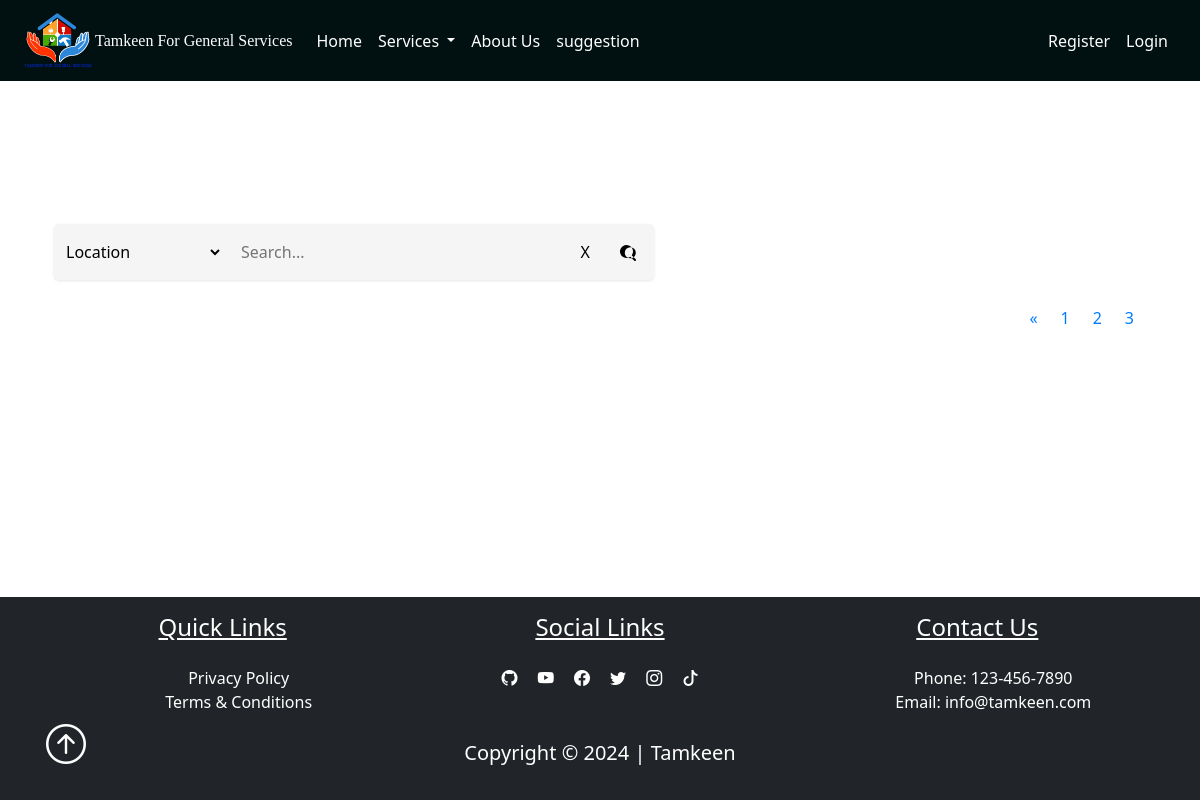
Page /movingFur?page=4 on the earlier database version.
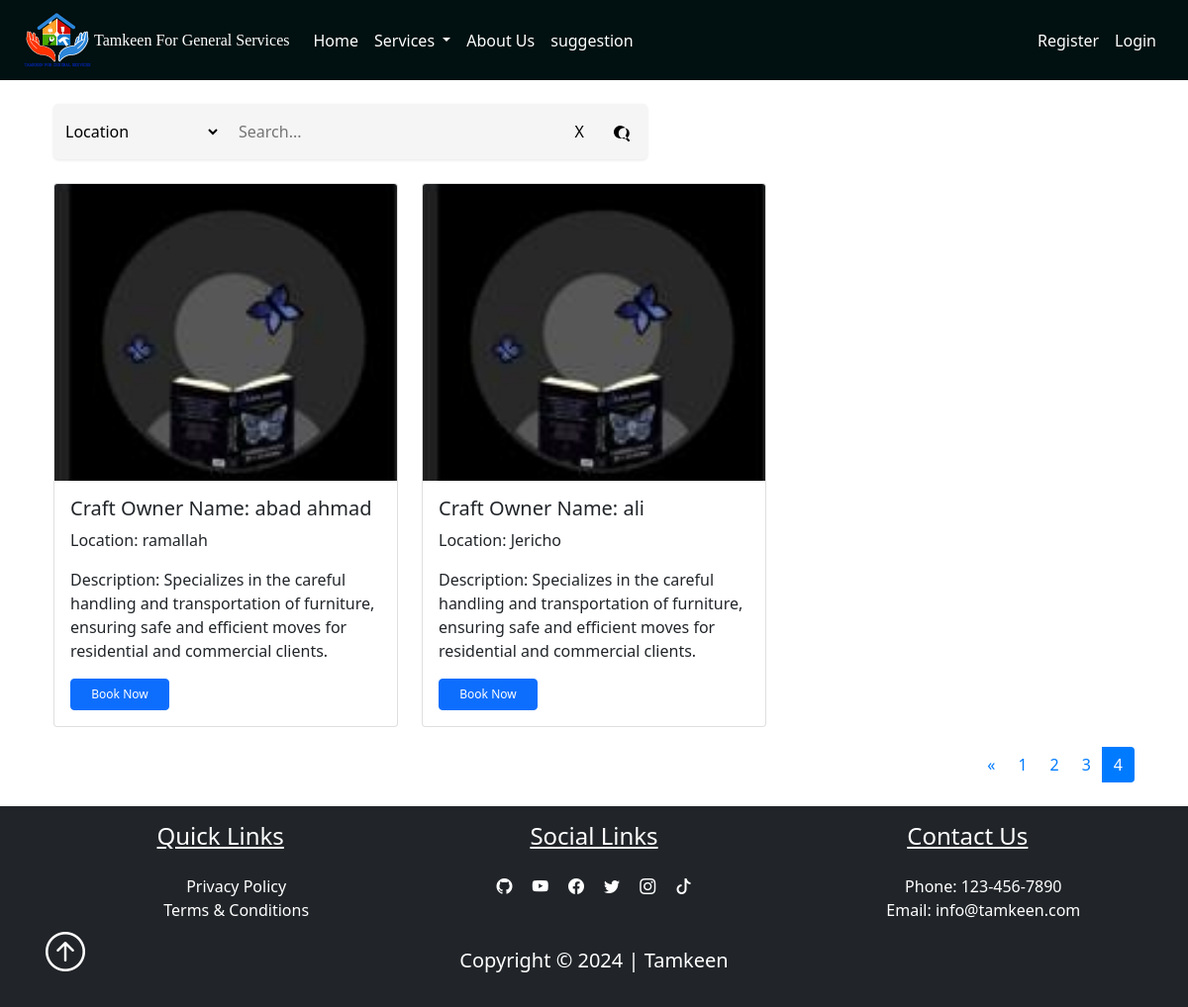
Same page on the later database version.
### pythonic/models.py (models this page shows, shortened)
class User(db.Model, UserMixin):
    id = db.Column(db.Integer, primary_key=True)
    username = db.Column(db.String(25), unique=True, nullable=False)
    email = db.Column(db.String(125), unique=True, nullable=False)
    image_file = db.Column(db.String(20), nullable=False, default="prf.jpg")
    password = db.Column(db.String(60), nullable=False)
    address = db.Column(db.String(25), nullable=False)
    contactNumber = db.Column(db.String(10), nullable=False)
    user_type = db.Column(db.String(20), nullable=False)
    service_type = db.Column(db.String(20), nullable=True)
    description = db.Column(db.Text, nullable=True)
    service_id = db.Column(db.Integer, db.ForeignKey("service.id"), nullable=True)
    availability = db.relationship('Availability', uselist=False, backref='owner', lazy=True)
    works = db.relationship("Work", backref="maker", lazy=True)
    ratings = db.relationship('Rating', foreign_keys='Rating.craft_owner_id', backref='craft_owner', lazy=True)
    average_rating = db.Column(db.Float, nullable=True)

### pythonic/routes.py (the view)
@app.route('/movingFur')
def movingFur():
    page = request.args.get('page', 1, type=int)
    per_page = 6
    users, total_users, total_pages = get_movingFur_users_from_database(page, per_page)
    next_url = url_for('movingFur', page=page + 1) if page < total_pages else None
    prev_url = url_for('movingFur', page=page - 1) if page > 1 else None
    pages = range(1, total_pages + 1)
    return render_template('movingFur.html', movingFur_users=users, next_url=next_url, prev_url=prev_url, pages=pages, current_page=page)

### instance/helper.py (called while the page is built)
def get_movingFur_users_from_database(page, per_page):
    movingFur_pagination = User.query.filter_by(service_type='Moving Furniture').paginate(page=page, per_page=per_page, error_out=False)
    total_users = movingFur_pagination.total
    total_pages = movingFur_pagination.pages
    return movingFur_pagination.items, total_users, total_pages

### pythonic/templates/movingFur.html (shortened to what this page needs)
<!DOCTYPE html>
<html lang="en">
<head>
    <link href="{{ url_for('static', filename='css/bootstrap.min.css') }}" rel="stylesheet">
</head>
<body>
    {% extends "layout.html" %}
    {% block content %}
    <br>
    <div class="container">
        <div class="search-container">
            <select id="filterSelect">
                <option value="location">Location</option>
            </select>
            <input type="text" id="searchInput" placeholder="Search...">
            <button id="clearButton">X</button>
            <button id="searchButton">
            </button>
        </div>
        <br>
        <div class="row row-cols-1 row-cols-md-3 g-4" id="cardContainer">
            {% for user in movingFur_users %}
            <div class="col">
                <div class="card">
                    <img src="{{ url_for('static', filename=user.image_file) }}" class="card-img-top" alt="MovingFur image">
                    <div class="card-body">
                        <h5 class="card-title">Craft Owner Name: {{ user.username }}</h5>
                        <p class="card-text">Location: {{ user.address }}</p>
                        <p class="card-text">Description: {{ user.description }}</p>
                        <a href="/appointments?craft_owner={{ user.username }}&service_type={{ user.service_type }}" class="btn btn-primary" style="font-size: 12px; width: 100px;">Book Now</a>
                    </div>
                </div>
            </div>
            {% endfor %}
        </div>
        <div class="pagination-container">
            <nav aria-label="Page navigation">
                <ul class="pagination">
                    {% if prev_url %}
                    <li class="page-item">
                        <a class="page-link" href="{{ prev_url }}" aria-label="Previous">
                            <span aria-hidden="true">&laquo;</span>
                        </a>
                    </li>
                    {% endif %}
                    {% for page in pages %}
                    <li class="page-item {% if page == current_page %}active{% endif %}">
                        <a class="page-link" href="{{ url_for('movingFur', page=page) }}">{{ page }}</a>
                    </li>
                    {% endfor %}
                </ul>
        </nav>
    </div>
</div>
<br>
{% endblock %}

### pythonic/templates/layout.html (shortened to what this page needs)
<!DOCTYPE html>
<html lang="en">
<head>
    <link rel="stylesheet" href="https://cdn.jsdelivr.net/npm/sweetalert2@11/dist/sweetalert2.min.css">
    <link href="https://cdn.jsdelivr.net/npm/bootstrap@5.1.3/dist/css/bootstrap.min.css" rel="stylesheet"
>
    <link rel="stylesheet" href="https://cdn.jsdelivr.net/npm/bootstrap-icons@1.8.1/font/bootstrap-icons.css">
    <link rel="stylesheet" type="text/css" href="{{url_for('static', filename='main.css')}}">
</head>
<body class="d-flex flex-column min-vh-100">
    <nav class="navbar navbar-expand-lg navbar custom border-body" data-bs-theme="dark">
        <div class="container-fluid">
            <a class="navbar-brand" href="{{ url_for('home') }}">
                <img class="img-fluid w-50 d-none d-sm-block" src="{{url_for('static', filename='img/logo.png')}}" alt="">
            </a>
            <a href="{{ url_for('home') }}" class="nav-link"><span class="logoCaption">Tamkeen For General Services</span></a>
            <div class="collapse navbar-collapse" id="navbarTogglerDemo03">
                <ul class="navbar-nav me-auto mb-2 mb-lg-0">
                    <li class="nav-item">
                        <a href="{{ url_for('home') }}" class="nav-link">Home</a>
                    </li>
                    <li class="nav-item dropdown">
                        <a class="nav-link dropdown-toggle" href="services.html" id="navbarDropdown" role="button"
                            data-bs-toggle="dropdown" aria-expanded="false">
                            Services
                        </a>
                    </li>
                    <li class="nav-item">
                        <a href="{{ url_for('about') }}" class="nav-link">About Us</a>                    </li>
                        <li class="nav-item">
                            <a href="{{ url_for('booking') }}" class="nav-link">suggestion</a>                    </li>
                </ul>
                <ul class="navbar-nav">
                    {% if current_user.is_authenticated %}
                    <div class="dropdown show">
                        <button class="btn btn-dark bg-dark dropdown-toggle" type="button" id="dropdownMenuButton1"
                            data-bs-toggle="dropdown" aria-expanded="false">
                            My Account
                        </button>
                        <ul class="dropdown-menu" aria-labelledby="dropdownMenuButton1">
                            <li class="nav-item">
                                <a href="{{ url_for('dashboard') }}" class="dropdown-item">Dashboard</a>
                            </li>
                            <li class="nav-item">
                                <a href="{{ url_for('logout') }}" class="dropdown-item">Logout</a>
                            </li>
                        </ul>
                    </div>
                    {% else %}
                    <li class="nav-item">
                        <a href="{{ url_for('register') }}" class="nav-link">Register</a>
                    </li>
                    <li class="nav-item">
                        <a href="{{ url_for('login') }}" class="nav-link">Login</a>
                    </li>
                    {% endif%}
                </ul>
            </div>
        </div>
    </nav>
    {% block content%} {% endblock %}
    <footer class="bg-dark mt-auto">
        <div class="container p-3">
            <div class="row text-center text-white">
                <div class="col-md-12 col-lg-4 pb-2">
                    <h4 class="text-center text-decoration-underline">Quick Links</h4>
                    <ul class=" nobull pt-3">
                        <li><a href="#" class="link text-white">Privacy Policy</a></li>
                        <li><a href="#" class="link text-white">Terms & Conditions</a></li>
                    </ul>
                </div>
                <div class="col-md-12 col-lg-4">
                    <h4 class="text-center text-decoration-underline pb-3">Social Links</h4>
                    <a href="#" class="text-white p-2"><i class="bi-github"></i></a>
                    <a href="#" class="text-white p-2"><i class="bi-youtube"></i></a>
                    <a href="#" class="text-white p-2"><i class="bi-facebook"></i></a>
                    <a href="#" class="text-white p-2"><i class="bi-twitter"></i></a>
                    <a href="#" class="text-white p-2"><i class="bi-instagram"></i></a>
                    <a href="#" class="text-white p-2"><i class="bi-tiktok"></i></a>
                </div>
                <div class="col-md-12 col-lg-4 pb-2">
                    <h4 class="text-center text-decoration-underline">Contact Us</h4>
                    <ul class=" nobull pt-3">
                        <li><a href="#" class="link text-white">Phone: 123-456-7890</a></li>
                        <li><a href="#" class="link text-white">Email: info@tamkeen.com</a></li>
                    </ul>
                </div>
            </div>
            <div class="col text-white text-center position-relative">
                <p class="lead font-weight-bold">Copyright &copy; 2024 | Tamkeen</p>
                <a href="#" class="position-absolute bottom-0 start-0 text-white">
                    <i class="bi bi-arrow-up-circle h1"></i>
                </a>
            </div>
        </div>
    </footer>
</body>
</html>

### pythonic/static/main.css (style rules this page uses)
.container { object-fit:fill; margin: auto; }
.link { text-decoration: none; }
.nobull { list-style-type: none; }

### pythonic/templates/movingFur.html (style rules this page uses)
.search-container { display: flex; align-items: center; background-color: #f5f5f5; padding: 8px; border-radius: 5px; box-shadow: 0px 1px 3px rgba(0, 0, 0, 0.1); width: 600px; margin-left: 0; }
#filterSelect { border: none; background-color: transparent; font-size: 16px; margin-right: 10px; flex-shrink: 0; }
#searchInput { flex-grow: 1; border: none; background-color: transparent; font-size: 16px; padding: 8px; }
#clearButton, #searchButton { border: none; background-color: transparent; font-size: 16px; cursor: pointer; padding: 0 10px; flex-shrink: 0; }
#searchButton svg { vertical-align: middle; }
#clearButton { margin-right: 10px; }
.btn-primary { margin-top: auto; font-size: 14px; padding: 5px 10px; }
.pagination-container { display: flex; justify-content: flex-end; align-items: center; margin-top: 20px; }
.pagination-container .pagination { margin: 0; }
.pagination-container .pagination .page-link { color: #007bff; background-color: transparent; border: none; cursor: pointer; }
.pagination-container .pagination .page-item.active .page-link { z-index: 1; color: #fff; background-color: #007bff; border-color: #007bff; }
.card { display: flex; flex-direction: column; justify-content: space-between; transition: transform 0.3s, box-shadow 0.3s; height: 100%; }
.card-body { flex-grow: 1; display: flex; flex-direction: column; justify-content: space-between; }
.card-img-top { height: 300px; object-fit: cover; }

### pythonic/templates/layout.html (style rules this page uses)
.logoCaption { font-family: 'Gill Sans'; }
.custom { background-color: rgb(1, 16, 16); }
.logoCaption,.navbar a.nav-link { color: white; }
.logoCaption { margin-left: -96px; }

Differences in the rows shown:
added User: image_file (picture), username "abad ahmad", address "ramallah", description "Specializes in the careful handling and transportation of furniture, ensuring safe and efficient moves for residential and commercial clients."
added User: image_file (picture), username "ali", address "Jericho", description "Specializes in the careful handling and transportation of furniture, ensuring safe and efficient moves for residential and commercial clients."
Other differences:
new list line: "4"
